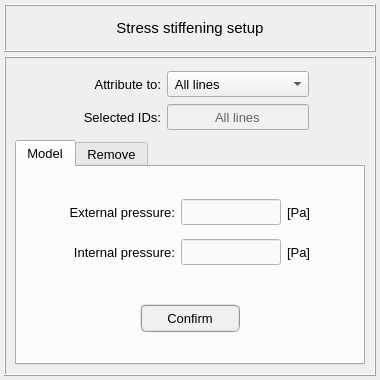
<?xml version="1.0" encoding="UTF-8"?>
<ui version="4.0">
 <class>Dialog</class>
 <widget class="QDialog" name="Dialog">
  <property name="geometry">
   <rect>
    <x>0</x>
    <y>0</y>
    <width>380</width>
    <height>380</height>
   </rect>
  </property>
  <property name="minimumSize">
   <size>
    <width>380</width>
    <height>380</height>
   </size>
  </property>
  <property name="maximumSize">
   <size>
    <width>380</width>
    <height>380</height>
   </size>
  </property>
  <property name="windowTitle">
   <string>Dialog</string>
  </property>
  <layout class="QGridLayout" name="gridLayout">
   <property name="leftMargin">
    <number>4</number>
   </property>
   <property name="topMargin">
    <number>4</number>
   </property>
   <property name="rightMargin">
    <number>4</number>
   </property>
   <property name="bottomMargin">
    <number>4</number>
   </property>
   <property name="spacing">
    <number>4</number>
   </property>
   <item row="0" column="0">
    <widget class="QFrame" name="frame">
     <property name="minimumSize">
      <size>
       <width>0</width>
       <height>48</height>
      </size>
     </property>
     <property name="maximumSize">
      <size>
       <width>16777215</width>
       <height>48</height>
      </size>
     </property>
     <property name="frameShape">
      <enum>QFrame::Box</enum>
     </property>
     <property name="frameShadow">
      <enum>QFrame::Raised</enum>
     </property>
     <layout class="QGridLayout" name="gridLayout_2">
      <item row="0" column="0">
       <widget class="QLabel" name="label">
        <property name="font">
         <font>
          <pointsize>11</pointsize>
         </font>
        </property>
        <property name="text">
         <string>Stress stiffening setup</string>
        </property>
        <property name="alignment">
         <set>Qt::AlignCenter</set>
        </property>
       </widget>
      </item>
     </layout>
    </widget>
   </item>
   <item row="1" column="0">
    <widget class="QFrame" name="frame_2">
     <property name="frameShape">
      <enum>QFrame::Box</enum>
     </property>
     <property name="frameShadow">
      <enum>QFrame::Raised</enum>
     </property>
     <layout class="QGridLayout" name="gridLayout_7">
      <item row="0" column="0">
       <widget class="QFrame" name="frame_attribution_controls">
        <property name="frameShape">
         <enum>QFrame::NoFrame</enum>
        </property>
        <property name="frameShadow">
         <enum>QFrame::Raised</enum>
        </property>
        <layout class="QGridLayout" name="gridLayout_6">
         <property name="leftMargin">
          <number>4</number>
         </property>
         <property name="topMargin">
          <number>4</number>
         </property>
         <property name="rightMargin">
          <number>4</number>
         </property>
         <property name="bottomMargin">
          <number>4</number>
         </property>
         <property name="verticalSpacing">
          <number>7</number>
         </property>
         <item row="1" column="2">
          <widget class="QLineEdit" name="lineEdit_selected_id">
           <property name="enabled">
            <bool>false</bool>
           </property>
           <property name="minimumSize">
            <size>
             <width>0</width>
             <height>26</height>
            </size>
           </property>
           <property name="maximumSize">
            <size>
             <width>16777215</width>
             <height>26</height>
            </size>
           </property>
           <property name="font">
            <font>
             <pointsize>10</pointsize>
            </font>
           </property>
           <property name="focusPolicy">
            <enum>Qt::ClickFocus</enum>
           </property>
           <property name="styleSheet">
            <string notr="true">QLineEdit{color: rgb(0, 0, 0); background-color: rgb(250, 250, 250)}
QLineEdit:disabled{color: rgb(100, 100, 100); background-color: rgb(240, 240, 240)}</string>
           </property>
           <property name="text">
            <string>All lines</string>
           </property>
           <property name="alignment">
            <set>Qt::AlignCenter</set>
           </property>
          </widget>
         </item>
         <item row="1" column="0">
          <spacer name="horizontalSpacer_2">
           <property name="orientation">
            <enum>Qt::Horizontal</enum>
           </property>
           <property name="sizeHint" stdset="0">
            <size>
             <width>40</width>
             <height>20</height>
            </size>
           </property>
          </spacer>
         </item>
         <item row="0" column="2">
          <widget class="QComboBox" name="comboBox_selection">
           <property name="minimumSize">
            <size>
             <width>0</width>
             <height>26</height>
            </size>
           </property>
           <property name="maximumSize">
            <size>
             <width>16777215</width>
             <height>26</height>
            </size>
           </property>
           <property name="font">
            <font>
             <pointsize>10</pointsize>
            </font>
           </property>
           <property name="toolTip">
            <string>&lt;html&gt;&lt;head/&gt;&lt;body&gt;&lt;p&gt;Enable stress stiffening effects to:&lt;/p&gt;&lt;/body&gt;&lt;/html&gt;</string>
           </property>
           <item>
            <property name="text">
             <string> All lines</string>
            </property>
           </item>
           <item>
            <property name="text">
             <string> Selected lines</string>
            </property>
           </item>
           <item>
            <property name="text">
             <string> Selected elements</string>
            </property>
           </item>
          </widget>
         </item>
         <item row="0" column="1">
          <widget class="QLabel" name="label_attribute_to">
           <property name="minimumSize">
            <size>
             <width>90</width>
             <height>26</height>
            </size>
           </property>
           <property name="maximumSize">
            <size>
             <width>100</width>
             <height>26</height>
            </size>
           </property>
           <property name="font">
            <font>
             <pointsize>10</pointsize>
            </font>
           </property>
           <property name="text">
            <string>Attribute to:</string>
           </property>
           <property name="alignment">
            <set>Qt::AlignRight|Qt::AlignTrailing|Qt::AlignVCenter</set>
           </property>
          </widget>
         </item>
         <item row="1" column="1">
          <widget class="QLabel" name="label_selected_id">
           <property name="minimumSize">
            <size>
             <width>90</width>
             <height>26</height>
            </size>
           </property>
           <property name="maximumSize">
            <size>
             <width>100</width>
             <height>26</height>
            </size>
           </property>
           <property name="font">
            <font>
             <pointsize>10</pointsize>
            </font>
           </property>
           <property name="text">
            <string>Selected IDs:</string>
           </property>
           <property name="alignment">
            <set>Qt::AlignRight|Qt::AlignTrailing|Qt::AlignVCenter</set>
           </property>
          </widget>
         </item>
         <item row="1" column="5">
          <spacer name="horizontalSpacer_3">
           <property name="orientation">
            <enum>Qt::Horizontal</enum>
           </property>
           <property name="sizeHint" stdset="0">
            <size>
             <width>40</width>
             <height>20</height>
            </size>
           </property>
          </spacer>
         </item>
        </layout>
       </widget>
      </item>
      <item row="1" column="0">
       <widget class="QTabWidget" name="tabWidget_main">
        <property name="minimumSize">
         <size>
          <width>0</width>
          <height>0</height>
         </size>
        </property>
        <property name="maximumSize">
         <size>
          <width>16777215</width>
          <height>1000</height>
         </size>
        </property>
        <property name="font">
         <font>
          <pointsize>10</pointsize>
         </font>
        </property>
        <property name="currentIndex">
         <number>0</number>
        </property>
        <widget class="QWidget" name="tab_model">
         <attribute name="title">
          <string>Model</string>
         </attribute>
         <layout class="QGridLayout" name="gridLayout_5">
          <property name="leftMargin">
           <number>4</number>
          </property>
          <property name="topMargin">
           <number>4</number>
          </property>
          <property name="rightMargin">
           <number>4</number>
          </property>
          <property name="bottomMargin">
           <number>4</number>
          </property>
          <item row="2" column="1">
           <widget class="QFrame" name="frame_7">
            <property name="minimumSize">
             <size>
              <width>0</width>
              <height>60</height>
             </size>
            </property>
            <property name="maximumSize">
             <size>
              <width>16777215</width>
              <height>16777215</height>
             </size>
            </property>
            <property name="frameShape">
             <enum>QFrame::NoFrame</enum>
            </property>
            <property name="frameShadow">
             <enum>QFrame::Raised</enum>
            </property>
            <layout class="QGridLayout" name="gridLayout_9">
             <item row="0" column="0">
              <widget class="QPushButton" name="pushButton_confirm">
               <property name="minimumSize">
                <size>
                 <width>100</width>
                 <height>28</height>
                </size>
               </property>
               <property name="maximumSize">
                <size>
                 <width>100</width>
                 <height>28</height>
                </size>
               </property>
               <property name="font">
                <font>
                 <family>MS Shell Dlg 2</family>
                 <pointsize>10</pointsize>
                 <weight>50</weight>
                 <italic>false</italic>
                 <bold>false</bold>
                </font>
               </property>
               <property name="styleSheet">
                <string notr="true">QPushButton{border-radius: 6px; border-color: rgb(150, 150, 150); border-style: ridge; border-width: 2px; color: rgb(0, 0, 0); background-color: rgb(240, 240, 240)}
QPushButton:hover{border-radius: 6px; border-color: rgb(0, 170, 255); border-style: ridge; border-width: 2px; color: rgb(0, 0, 0); background-color: rgba(174, 213, 255, 100)}
QPushButton:pressed{border-radius: 6px; border-color: rgb(0, 170, 255); border-style: ridge; border-width: 2px; color: rgb(0, 0, 0); background-color: rgb(174, 213, 255)}
QPushButton:disabled{border-radius: 6px; border-color: rgb(150, 150, 150); border-style: ridge; border-width: 0px; color: rgb(150,150, 150); background-color: rgb(220, 220, 220)}</string>
               </property>
               <property name="text">
                <string>Confirm</string>
               </property>
              </widget>
             </item>
            </layout>
           </widget>
          </item>
          <item row="1" column="1">
           <widget class="QFrame" name="frame_3">
            <property name="minimumSize">
             <size>
              <width>0</width>
              <height>100</height>
             </size>
            </property>
            <property name="frameShape">
             <enum>QFrame::NoFrame</enum>
            </property>
            <property name="frameShadow">
             <enum>QFrame::Raised</enum>
            </property>
            <layout class="QGridLayout" name="gridLayout_8">
             <item row="0" column="2">
              <widget class="QLineEdit" name="lineEdit_external_pressure">
               <property name="minimumSize">
                <size>
                 <width>100</width>
                 <height>26</height>
                </size>
               </property>
               <property name="maximumSize">
                <size>
                 <width>100</width>
                 <height>26</height>
                </size>
               </property>
               <property name="font">
                <font>
                 <pointsize>10</pointsize>
                 <weight>50</weight>
                 <italic>false</italic>
                 <bold>false</bold>
                </font>
               </property>
               <property name="styleSheet">
                <string notr="true">QLineEdit{color: rgb(0, 0, 0); background-color: rgb(250, 250, 250)}
QLineEdit:disabled{color: rgb(100, 100, 100); background-color: rgb(240, 240, 240)}</string>
               </property>
               <property name="text">
                <string/>
               </property>
               <property name="alignment">
                <set>Qt::AlignCenter</set>
               </property>
              </widget>
             </item>
             <item row="1" column="1">
              <widget class="QLabel" name="label_26">
               <property name="minimumSize">
                <size>
                 <width>0</width>
                 <height>26</height>
                </size>
               </property>
               <property name="maximumSize">
                <size>
                 <width>16777215</width>
                 <height>26</height>
                </size>
               </property>
               <property name="font">
                <font>
                 <pointsize>10</pointsize>
                </font>
               </property>
               <property name="text">
                <string>Internal pressure:</string>
               </property>
               <property name="alignment">
                <set>Qt::AlignRight|Qt::AlignTrailing|Qt::AlignVCenter</set>
               </property>
              </widget>
             </item>
             <item row="1" column="2">
              <widget class="QLineEdit" name="lineEdit_internal_pressure">
               <property name="minimumSize">
                <size>
                 <width>100</width>
                 <height>26</height>
                </size>
               </property>
               <property name="maximumSize">
                <size>
                 <width>100</width>
                 <height>26</height>
                </size>
               </property>
               <property name="font">
                <font>
                 <pointsize>10</pointsize>
                 <weight>50</weight>
                 <italic>false</italic>
                 <bold>false</bold>
                </font>
               </property>
               <property name="focusPolicy">
                <enum>Qt::StrongFocus</enum>
               </property>
               <property name="styleSheet">
                <string notr="true">QLineEdit{color: rgb(0, 0, 0); background-color: rgb(250, 250, 250)}
QLineEdit:disabled{color: rgb(100, 100, 100); background-color: rgb(240, 240, 240)}</string>
               </property>
               <property name="alignment">
                <set>Qt::AlignCenter</set>
               </property>
              </widget>
             </item>
             <item row="0" column="3">
              <widget class="QLabel" name="label_17">
               <property name="minimumSize">
                <size>
                 <width>0</width>
                 <height>26</height>
                </size>
               </property>
               <property name="maximumSize">
                <size>
                 <width>16777215</width>
                 <height>26</height>
                </size>
               </property>
               <property name="font">
                <font>
                 <pointsize>10</pointsize>
                </font>
               </property>
               <property name="text">
                <string>[Pa]</string>
               </property>
               <property name="alignment">
                <set>Qt::AlignLeading|Qt::AlignLeft|Qt::AlignVCenter</set>
               </property>
              </widget>
             </item>
             <item row="0" column="1">
              <widget class="QLabel" name="label_25">
               <property name="minimumSize">
                <size>
                 <width>0</width>
                 <height>26</height>
                </size>
               </property>
               <property name="maximumSize">
                <size>
                 <width>16777215</width>
                 <height>26</height>
                </size>
               </property>
               <property name="font">
                <font>
                 <pointsize>10</pointsize>
                </font>
               </property>
               <property name="text">
                <string>External pressure:</string>
               </property>
               <property name="alignment">
                <set>Qt::AlignRight|Qt::AlignTrailing|Qt::AlignVCenter</set>
               </property>
              </widget>
             </item>
             <item row="1" column="3">
              <widget class="QLabel" name="label_18">
               <property name="minimumSize">
                <size>
                 <width>0</width>
                 <height>26</height>
                </size>
               </property>
               <property name="maximumSize">
                <size>
                 <width>16777215</width>
                 <height>26</height>
                </size>
               </property>
               <property name="font">
                <font>
                 <pointsize>10</pointsize>
                </font>
               </property>
               <property name="text">
                <string>[Pa]</string>
               </property>
               <property name="alignment">
                <set>Qt::AlignLeading|Qt::AlignLeft|Qt::AlignVCenter</set>
               </property>
              </widget>
             </item>
             <item row="0" column="0">
              <spacer name="horizontalSpacer_5">
               <property name="orientation">
                <enum>Qt::Horizontal</enum>
               </property>
               <property name="sizeHint" stdset="0">
                <size>
                 <width>40</width>
                 <height>20</height>
                </size>
               </property>
              </spacer>
             </item>
             <item row="0" column="4">
              <spacer name="horizontalSpacer_6">
               <property name="orientation">
                <enum>Qt::Horizontal</enum>
               </property>
               <property name="sizeHint" stdset="0">
                <size>
                 <width>40</width>
                 <height>20</height>
                </size>
               </property>
              </spacer>
             </item>
            </layout>
           </widget>
          </item>
          <item row="0" column="1">
           <spacer name="verticalSpacer">
            <property name="orientation">
             <enum>Qt::Vertical</enum>
            </property>
            <property name="sizeHint" stdset="0">
             <size>
              <width>20</width>
              <height>40</height>
             </size>
            </property>
           </spacer>
          </item>
          <item row="3" column="1">
           <spacer name="verticalSpacer_2">
            <property name="orientation">
             <enum>Qt::Vertical</enum>
            </property>
            <property name="sizeHint" stdset="0">
             <size>
              <width>20</width>
              <height>40</height>
             </size>
            </property>
           </spacer>
          </item>
         </layout>
        </widget>
        <widget class="QWidget" name="tab_remove">
         <attribute name="title">
          <string>Remove</string>
         </attribute>
         <layout class="QGridLayout" name="gridLayout_4">
          <property name="leftMargin">
           <number>6</number>
          </property>
          <property name="topMargin">
           <number>6</number>
          </property>
          <property name="rightMargin">
           <number>6</number>
          </property>
          <property name="bottomMargin">
           <number>6</number>
          </property>
          <property name="spacing">
           <number>4</number>
          </property>
          <item row="0" column="1">
           <widget class="QTabWidget" name="tabWidget_groups">
            <property name="font">
             <font>
              <pointsize>10</pointsize>
             </font>
            </property>
            <property name="currentIndex">
             <number>0</number>
            </property>
            <widget class="QWidget" name="tab_elements_attribution">
             <attribute name="title">
              <string>Elements attribution</string>
             </attribute>
             <layout class="QGridLayout" name="gridLayout_12">
              <item row="0" column="0">
               <widget class="QTreeWidget" name="treeWidget_stress_stiffening_elements">
                <property name="minimumSize">
                 <size>
                  <width>0</width>
                  <height>0</height>
                 </size>
                </property>
                <property name="maximumSize">
                 <size>
                  <width>1000</width>
                  <height>1000</height>
                 </size>
                </property>
                <property name="font">
                 <font>
                  <family>MS Shell Dlg 2</family>
                  <pointsize>9</pointsize>
                 </font>
                </property>
                <property name="toolTip">
                 <string>&lt;html&gt;&lt;head/&gt;&lt;body&gt;&lt;p&gt;&lt;span style=&quot; font-weight:400; font-style:normal;&quot;&gt;Select a group to remove the capped end attributed to elements&lt;/span&gt;&lt;/p&gt;&lt;/body&gt;&lt;/html&gt;</string>
                </property>
                <property name="frameShape">
                 <enum>QFrame::StyledPanel</enum>
                </property>
                <property name="frameShadow">
                 <enum>QFrame::Sunken</enum>
                </property>
                <property name="indentation">
                 <number>0</number>
                </property>
                <column>
                 <property name="text">
                  <string>Group</string>
                 </property>
                 <property name="textAlignment">
                  <set>AlignCenter</set>
                 </property>
                </column>
                <column>
                 <property name="text">
                  <string>Elements</string>
                 </property>
                 <property name="textAlignment">
                  <set>AlignCenter</set>
                 </property>
                </column>
               </widget>
              </item>
             </layout>
            </widget>
            <widget class="QWidget" name="tab_lines_attribution">
             <attribute name="title">
              <string>Lines attribution</string>
             </attribute>
             <layout class="QGridLayout" name="gridLayout_3">
              <item row="0" column="0">
               <widget class="QTreeWidget" name="treeWidget_stress_stiffening_lines">
                <property name="minimumSize">
                 <size>
                  <width>0</width>
                  <height>0</height>
                 </size>
                </property>
                <property name="maximumSize">
                 <size>
                  <width>1000</width>
                  <height>1000</height>
                 </size>
                </property>
                <property name="font">
                 <font>
                  <family>MS Shell Dlg 2</family>
                  <pointsize>9</pointsize>
                 </font>
                </property>
                <property name="toolTip">
                 <string>&lt;html&gt;&lt;head/&gt;&lt;body&gt;&lt;p&gt;&lt;span style=&quot; font-weight:400; font-style:normal;&quot;&gt;Select a group to remove the capped end attributed to lines&lt;/span&gt;&lt;/p&gt;&lt;/body&gt;&lt;/html&gt;</string>
                </property>
                <property name="indentation">
                 <number>0</number>
                </property>
                <column>
                 <property name="text">
                  <string>Group</string>
                 </property>
                 <property name="textAlignment">
                  <set>AlignCenter</set>
                 </property>
                </column>
                <column>
                 <property name="text">
                  <string>Lines</string>
                 </property>
                 <property name="textAlignment">
                  <set>AlignCenter</set>
                 </property>
                </column>
               </widget>
              </item>
             </layout>
            </widget>
           </widget>
          </item>
          <item row="1" column="1">
           <widget class="QFrame" name="frame_buttons">
            <property name="maximumSize">
             <size>
              <width>16777215</width>
              <height>80</height>
             </size>
            </property>
            <property name="frameShape">
             <enum>QFrame::NoFrame</enum>
            </property>
            <property name="frameShadow">
             <enum>QFrame::Raised</enum>
            </property>
            <layout class="QGridLayout" name="gridLayout_11">
             <property name="leftMargin">
              <number>4</number>
             </property>
             <property name="topMargin">
              <number>4</number>
             </property>
             <property name="rightMargin">
              <number>4</number>
             </property>
             <property name="bottomMargin">
              <number>4</number>
             </property>
             <item row="0" column="1">
              <widget class="QPushButton" name="pushButton_remove">
               <property name="minimumSize">
                <size>
                 <width>90</width>
                 <height>28</height>
                </size>
               </property>
               <property name="maximumSize">
                <size>
                 <width>90</width>
                 <height>28</height>
                </size>
               </property>
               <property name="font">
                <font>
                 <family>MS Shell Dlg 2</family>
                 <pointsize>10</pointsize>
                 <weight>50</weight>
                 <italic>false</italic>
                 <bold>false</bold>
                </font>
               </property>
               <property name="styleSheet">
                <string notr="true">QPushButton{border-radius: 6px; border-color: rgb(150, 150, 150); border-style: ridge; border-width: 2px; color: rgb(0, 0, 0); background-color: rgb(240, 240, 240)}
QPushButton:hover{border-radius: 6px; border-color: rgb(0, 170, 255); border-style: ridge; border-width: 2px; color: rgb(0, 0, 0); background-color: rgba(174, 213, 255, 100)}
QPushButton:pressed{border-radius: 6px; border-color: rgb(0, 170, 255); border-style: ridge; border-width: 2px; color: rgb(0, 0, 0); background-color: rgb(174, 213, 255)}
QPushButton:disabled{border-radius: 6px; border-color: rgb(150, 150, 150); border-style: ridge; border-width: 0px; color: rgb(150,150, 150); background-color: rgb(220, 220, 220)}</string>
               </property>
               <property name="text">
                <string>Remove</string>
               </property>
              </widget>
             </item>
             <item row="0" column="0">
              <widget class="QPushButton" name="pushButton_reset">
               <property name="minimumSize">
                <size>
                 <width>90</width>
                 <height>28</height>
                </size>
               </property>
               <property name="maximumSize">
                <size>
                 <width>90</width>
                 <height>28</height>
                </size>
               </property>
               <property name="font">
                <font>
                 <pointsize>10</pointsize>
                </font>
               </property>
               <property name="styleSheet">
                <string notr="true">QPushButton{border-radius: 6px; border-color: rgb(150, 150, 150); border-style: ridge; border-width: 2px; color: rgb(0, 0, 0); background-color: rgb(240, 240, 240)}
QPushButton:hover{border-radius: 6px; border-color: rgb(0, 170, 255); border-style: ridge; border-width: 2px; color: rgb(0, 0, 0); background-color: rgba(174, 213, 255, 100)}
QPushButton:pressed{border-radius: 6px; border-color: rgb(0, 170, 255); border-style: ridge; border-width: 2px; color: rgb(0, 0, 0); background-color: rgb(174, 213, 255)}
QPushButton:disabled{border-radius: 6px; border-color: rgb(150, 150, 150); border-style: ridge; border-width: 0px; color: rgb(150,150, 150); background-color: rgb(220, 220, 220)}</string>
               </property>
               <property name="text">
                <string>Reset</string>
               </property>
              </widget>
             </item>
            </layout>
           </widget>
          </item>
         </layout>
        </widget>
       </widget>
      </item>
     </layout>
    </widget>
   </item>
  </layout>
 </widget>
 <resources/>
 <connections/>
</ui>
